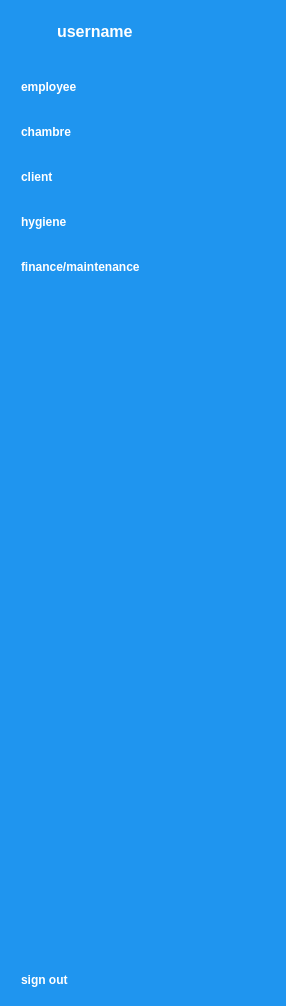
   <widget class="QWidget" name="sidebar" native="true">
    <property name="geometry">
     <rect>
      <x>40</x>
      <y>-10</y>
      <width>286</width>
      <height>1006</height>
     </rect>
    </property>
    <property name="styleSheet">
     <string notr="true">QWidget{
	color:white;
	background-color: rgb(31, 149, 239);
}

QPushButton{

color:white;
text-align:left;
height:30px;
border:none;
padding-left:10px;
border-top-left-radius:10px;
border-bottom-left-radius:10px;
}


QPushButton:checked{
background-color:#F5FAFE;
color:#1F95EF;
font-weight:bold;
}
</string>
    </property>
    <layout class="QVBoxLayout" name="verticalLayout_10">
     <property name="rightMargin">
      <number>0</number>
     </property>
     <item>
      <layout class="QHBoxLayout" name="horizontalLayout_12">
       <property name="rightMargin">
        <number>20</number>
       </property>
       <item>
        <widget class="QLabel" name="label_45">
         <property name="minimumSize">
          <size>
           <width>40</width>
           <height>40</height>
          </size>
         </property>
         <property name="maximumSize">
          <size>
           <width>40</width>
           <height>40</height>
          </size>
         </property>
         <property name="text">
          <string/>
         </property>
         <property name="pixmap">
          <pixmap>../../Music/sans_titre21/images/image (5).png</pixmap>
         </property>
         <property name="scaledContents">
          <bool>true</bool>
         </property>
        </widget>
       </item>
       <item>
        <widget class="QLabel" name="label_57">
         <property name="font">
          <font>
           <pointsize>12</pointsize>
           <bold>true</bold>
          </font>
         </property>
         <property name="text">
          <string>username</string>
         </property>
        </widget>
       </item>
      </layout>
     </item>
     <item>
      <layout class="QVBoxLayout" name="verticalLayout_11">
       <property name="spacing">
        <number>15</number>
       </property>
       <property name="topMargin">
        <number>15</number>
       </property>
       <item>
        <widget class="QPushButton" name="page1Button_2">
         <property name="font">
          <font>
           <bold>true</bold>
          </font>
         </property>
         <property name="text">
          <string>employee</string>
         </property>
         <property name="icon">
          <iconset>
           <normaloff>:/images/images/912267.png</normaloff>:/images/images/912267.png</iconset>
         </property>
         <property name="iconSize">
          <size>
           <width>30</width>
           <height>30</height>
          </size>
         </property>
         <property name="checkable">
          <bool>true</bool>
         </property>
         <property name="autoExclusive">
          <bool>true</bool>
         </property>
        </widget>
       </item>
       <item>
        <widget class="QPushButton" name="page2Button_2">
         <property name="font">
          <font>
           <bold>true</bold>
          </font>
         </property>
         <property name="text">
          <string>chambre</string>
         </property>
         <property name="icon">
          <iconset>
           <normaloff>:/images/images/images (2).png</normaloff>:/images/images/images (2).png</iconset>
         </property>
         <property name="iconSize">
          <size>
           <width>30</width>
           <height>30</height>
          </size>
         </property>
         <property name="checkable">
          <bool>true</bool>
         </property>
         <property name="autoExclusive">
          <bool>true</bool>
         </property>
        </widget>
       </item>
       <item>
        <widget class="QPushButton" name="page3Button_2">
         <property name="font">
          <font>
           <bold>true</bold>
          </font>
         </property>
         <property name="text">
          <string>client</string>
         </property>
         <property name="icon">
          <iconset>
           <normaloff>:/images/images/6009864.png</normaloff>:/images/images/6009864.png</iconset>
         </property>
         <property name="iconSize">
          <size>
           <width>30</width>
           <height>30</height>
          </size>
         </property>
         <property name="checkable">
          <bool>true</bool>
         </property>
         <property name="autoExclusive">
          <bool>true</bool>
         </property>
        </widget>
       </item>
       <item>
        <widget class="QPushButton" name="page4Button_2">
         <property name="font">
          <font>
           <bold>true</bold>
          </font>
         </property>
         <property name="text">
          <string>hygiene</string>
         </property>
         <property name="icon">
          <iconset>
           <normaloff>:/m/m/images (3).png</normaloff>:/m/m/images (3).png</iconset>
         </property>
         <property name="iconSize">
          <size>
           <width>30</width>
           <height>30</height>
          </size>
         </property>
         <property name="checkable">
          <bool>true</bool>
         </property>
         <property name="autoExclusive">
          <bool>true</bool>
         </property>
        </widget>
       </item>
       <item>
        <widget class="QPushButton" name="page5Button_2">
         <property name="font">
          <font>
           <bold>true</bold>
          </font>
         </property>
         <property name="text">
          <string>finance/maintenance</string>
         </property>
         <property name="icon">
          <iconset>
           <normaloff>:/im/im/images (3).png</normaloff>:/im/im/images (3).png</iconset>
         </property>
         <property name="iconSize">
          <size>
           <width>30</width>
           <height>30</height>
          </size>
         </property>
         <property name="checkable">
          <bool>true</bool>
         </property>
         <property name="autoExclusive">
          <bool>true</bool>
         </property>
        </widget>
       </item>
      </layout>
     </item>
     <item>
      <widget class="QLabel" name="label_58">
       <property name="minimumSize">
        <size>
         <width>275</width>
         <height>183</height>
        </size>
       </property>
       <property name="text">
        <string/>
       </property>
       <property name="pixmap">
        <pixmap>../../Music/sans_titre21/m/images (4).jpeg</pixmap>
       </property>
      </widget>
     </item>
     <item>
      <spacer name="verticalSpacer_4">
       <property name="orientation">
        <enum>Qt::Orientation::Vertical</enum>
       </property>
       <property name="sizeHint" stdset="0">
        <size>
         <width>20</width>
         <height>475</height>
        </size>
       </property>
      </spacer>
     </item>
     <item>
      <widget class="QPushButton" name="pushButton_68">
       <property name="font">
        <font>
         <bold>true</bold>
        </font>
       </property>
       <property name="text">
        <string>sign out</string>
       </property>
       <property name="icon">
        <iconset>
         <normaloff>:/images/log_out_white.png</normaloff>:/images/log_out_white.png</iconset>
       </property>
       <property name="iconSize">
        <size>
         <width>30</width>
         <height>30</height>
        </size>
       </property>
      </widget>
     </item>
    </layout>
   </widget>
